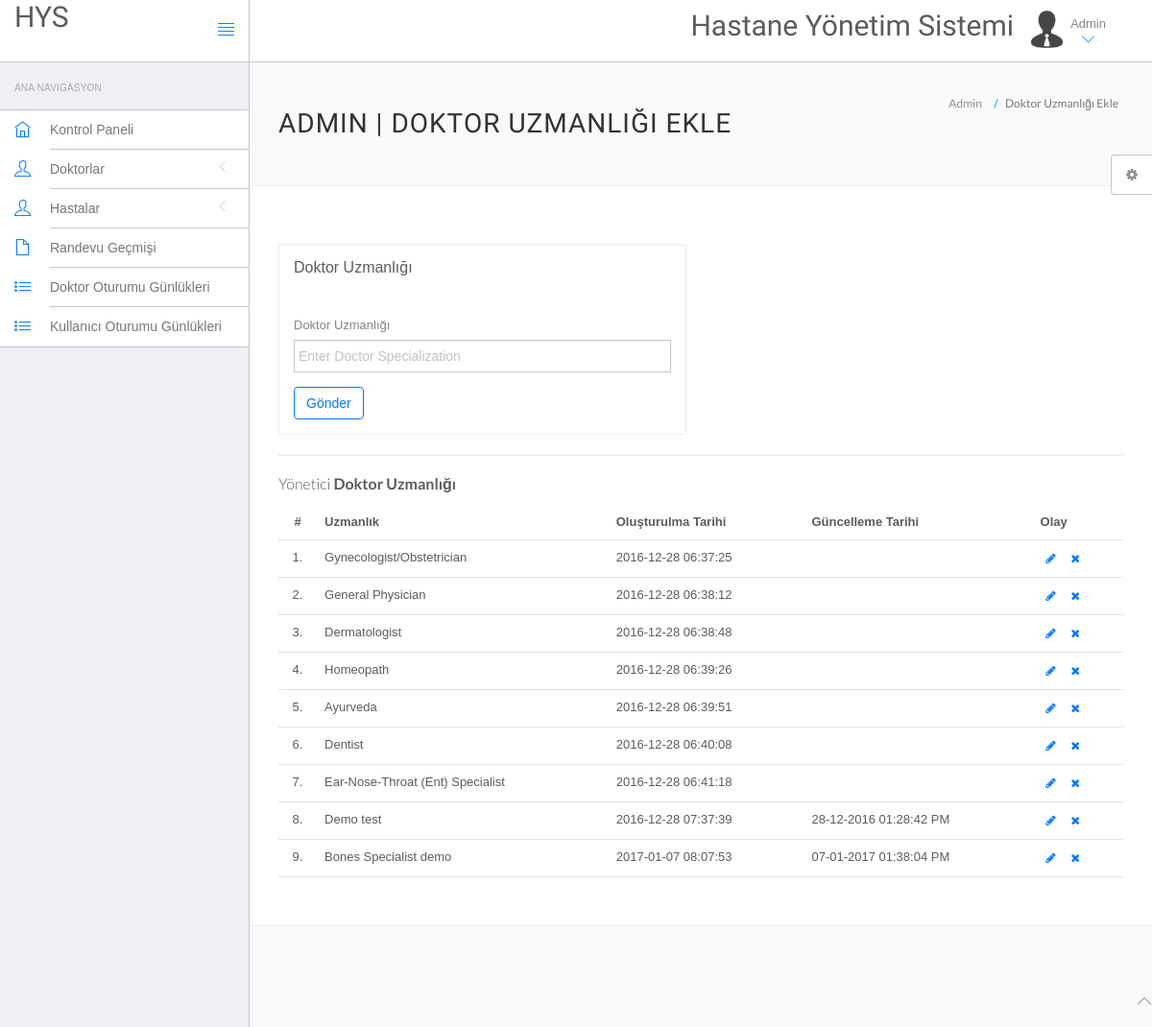
The app's page /hms/admin/doctor-specilization.php (signed in), older data.
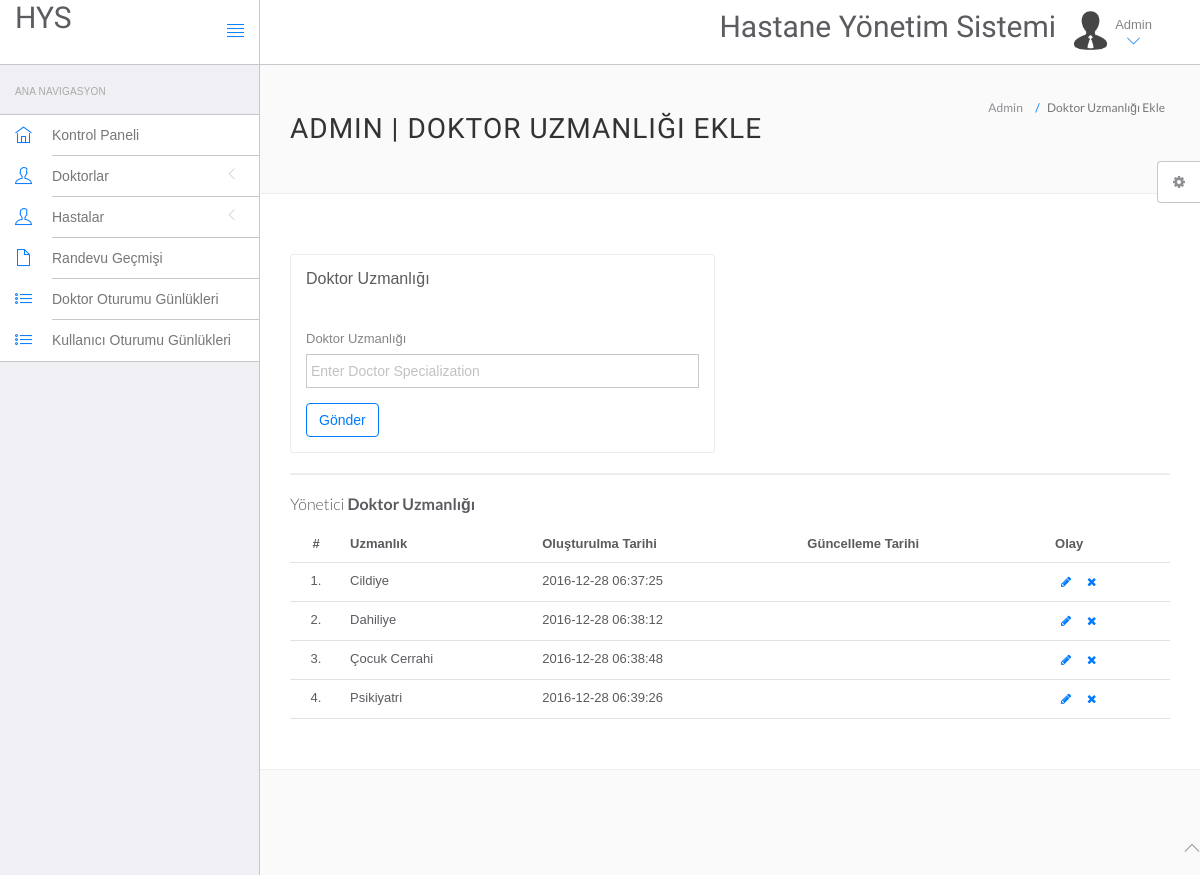
The same page, newer data.
### tables this page shows
CREATE TABLE IF NOT EXISTS `doctorspecilization` (
  `id` int(11) NOT NULL,
  `specilization` varchar(255) NOT NULL,
  `creationDate` timestamp NOT NULL DEFAULT CURRENT_TIMESTAMP,
  `updationDate` varchar(255) NOT NULL
);

### hms/admin/doctor-specilization.php (the view, shortened to what this page needs)
<?php
include('include/config.php');
?>
<!DOCTYPE html>
<html lang="en">
	<head>
		<link rel="stylesheet" href="vendor/bootstrap/css/bootstrap.min.css">
		<link rel="stylesheet" href="vendor/fontawesome/css/font-awesome.min.css">
		<link rel="stylesheet" href="vendor/themify-icons/themify-icons.min.css">
		<link href="vendor/animate.css/animate.min.css" rel="stylesheet" media="screen">
		<link href="vendor/perfect-scrollbar/perfect-scrollbar.min.css" rel="stylesheet" media="screen">
		<link href="vendor/switchery/switchery.min.css" rel="stylesheet" media="screen">
		<link href="vendor/bootstrap-touchspin/jquery.bootstrap-touchspin.min.css" rel="stylesheet" media="screen">
		<link href="vendor/select2/select2.min.css" rel="stylesheet" media="screen">
		<link href="vendor/bootstrap-datepicker/bootstrap-datepicker3.standalone.min.css" rel="stylesheet" media="screen">
		<link href="vendor/bootstrap-timepicker/bootstrap-timepicker.min.css" rel="stylesheet" media="screen">
		<link rel="stylesheet" href="assets/css/styles.css">
		<link rel="stylesheet" href="assets/css/plugins.css">
		<link rel="stylesheet" href="assets/css/themes/theme-1.css" id="skin_color" />
	</head>
	<body>
		<div id="app">
<?php include('include/sidebar.php');?>
			<div class="app-content">
						<?php include('include/header.php');?>
				<div class="main-content" >
					<div class="wrap-content container" id="container">
						<section id="page-title">
							<div class="row">
								<div class="col-sm-8">
									<h1 class="mainTitle">Admin | Doktor Uzmanlığı Ekle</h1>
																	</div>
								<ol class="breadcrumb">
									<li>
										<span>Admin</span>
									</li>
									<li class="active">
										<span>Doktor Uzmanlığı Ekle</span>
									</li>
								</ol>
							</div>
						</section>
						<div class="container-fluid container-fullw bg-white">
							<div class="row">
								<div class="col-md-12">
									<div class="row margin-top-30">
										<div class="col-lg-6 col-md-12">
											<div class="panel panel-white">
												<div class="panel-heading">
													<h5 class="panel-title">Doktor Uzmanlığı</h5>
												</div>
												<div class="panel-body">
													<form role="form" name="dcotorspcl" method="post" >
														<div class="form-group">
															<label for="exampleInputEmail1">
																Doktor Uzmanlığı
															</label>
							<input type="text" name="doctorspecilization" class="form-control"  placeholder="Enter Doctor Specialization">
														</div>
														<button type="submit" name="submit" class="btn btn-o btn-primary">
															Gönder
														</button>
													</form>
												</div>
											</div>
										</div>
											</div>
										</div>
									<div class="col-lg-12 col-md-12">
											<div class="panel panel-white">
											</div>
										</div>
									</div>
									<div class="row">
								<div class="col-md-12">
									<h5 class="over-title margin-bottom-15">Yönetici <span class="text-bold">Doktor Uzmanlığı</span></h5>
									<table class="table table-hover" id="sample-table-1">
										<thead>
											<tr>
												<th class="center">#</th>
												<th>Uzmanlık</th>
												<th class="hidden-xs">Oluşturulma Tarihi</th>
												<th>Güncelleme Tarihi</th>
												<th>Olay</th>
											</tr>
										</thead>
										<tbody>
<?php
$sql=mysqli_query($con,"select * from doctorSpecilization");
$cnt=1;
while($row=mysqli_fetch_array($sql))
{
?>
											<tr>
												<td class="center"><?php echo $cnt;?>.</td>
												<td class="hidden-xs"><?php echo $row['specilization'];?></td>
												<td><?php echo $row['creationDate'];?></td>
												<td><?php echo $row['updationDate'];?>
												</td>
												<td >
												<div class="visible-md visible-lg hidden-sm hidden-xs">
							<a href="edit-doctor-specialization.php?id=<?php echo $row['id'];?>" class="btn btn-transparent btn-xs" tooltip-placement="top" tooltip="Edit"><i class="fa fa-pencil"></i></a>
	<a href="doctor-specilization.php?id=<?php echo $row['id']?>&del=delete" onClick="return confirm('Are you sure you want to delete?')"class="btn btn-transparent btn-xs tooltips" tooltip-placement="top" tooltip="Remove"><i class="fa fa-times fa fa-white"></i></a>
												</div>
												</td>
											</tr>
											<?php
$cnt=$cnt+1;
											 }?>
										</tbody>
									</table>
								</div>
							</div>
								</div>
							</div>
						</div>
					</div>
				</div>
	<?php include('include/footer.php');?>
	<?php include('include/setting.php');?>
	</body>
</html>

### hms/admin/include/sidebar.php (shortened to what this page needs)
<div class="sidebar app-aside" id="sidebar">
				<div class="sidebar-container perfect-scrollbar">
<nav>
						<div class="navbar-title">
							<span>Ana Navigasyon</span>
						</div>
						<ul class="main-navigation-menu">
							<li>
								<a href="dashboard.php">
									<div class="item-content">
										<div class="item-media">
											<i class="ti-home"></i>
										</div>
										<div class="item-inner">
											<span class="title"> Kontrol Paneli </span>
										</div>
									</div>
								</a>
							</li>
							<li>
								<a href="javascript:void(0)">
									<div class="item-content">
										<div class="item-media">
											<i class="ti-user"></i>
										</div>
										<div class="item-inner">
											<span class="title"> Doktorlar </span><i class="icon-arrow"></i>
										</div>
									</div>
								</a>
								</li>
				<li>
								<a href="javascript:void(0)">
									<div class="item-content">
										<div class="item-media">
											<i class="ti-user"></i>
										</div>
										<div class="item-inner">
											<span class="title"> Hastalar </span><i class="icon-arrow"></i>
										</div>
									</div>
								</a>
								</li>
<li>
								<a href="appointment-history.php">
									<div class="item-content">
										<div class="item-media">
											<i class="ti-file"></i>
										</div>
										<div class="item-inner">
											<span class="title"> Randevu Geçmişi </span>
										</div>
									</div>
								</a>
							</li>
	<li>
								<a href="doctor-logs.php">
									<div class="item-content">
										<div class="item-media">
											<i class="ti-list"></i>
										</div>
										<div class="item-inner">
											<span class="title"> Doktor Oturumu Günlükleri </span>
										</div>
									</div>
								</a>
							</li>
							<li>
								<a href="user-logs.php">
									<div class="item-content">
										<div class="item-media">
											<i class="ti-list"></i>
										</div>
										<div class="item-inner">
											<span class="title"> Kullanıcı Oturumu Günlükleri </span>
										</div>
									</div>
								</a>
							</li>
						</ul>
					</nav>
					</div>
			</div>

### hms/admin/include/header.php (shortened to what this page needs)
<header class="navbar navbar-default navbar-static-top">
					<div class="navbar-header">
						<a class="navbar-brand" href="#">
							<h2 style="padding-top:2% ">HYS</h2>
						</a>
						<a href="#" class="sidebar-toggler pull-right visible-md visible-lg" data-toggle-class="app-sidebar-closed" data-toggle-target="#app">
							<i class="ti-align-justify"></i>
						</a>
					</div>
					<div class="navbar-collapse collapse">
						<ul class="nav navbar-right">
								<li  style="padding-top:2% ">
								<h2>Hastane Yönetim Sistemi</h2>
							</li>
							<li class="dropdown current-user">
								<a href class="dropdown-toggle" data-toggle="dropdown">
									<img src="assets/images/avatar-1.jpg" alt="Peter"> <span class="username">
			Admin
									<i class="ti-angle-down"></i></i></span>
								</a>
							</li>
						</ul>
					</div>
				</header>

### hms/admin/include/footer.php
<footer>
				<div class="footer-inner">
					<div class="pull-left">
						&copy; <span class="current-year"></span><span class="text-bold text-uppercase"> HMS</span>. <span>All rights reserved</span>
					</div>
					<div class="pull-right">
						<span class="go-top"><i class="ti-angle-up"></i></span>
					</div>
				</div>
			</footer>

### hms/admin/include/setting.php (shortened to what this page needs)
<div class="settings panel panel-default hidden-xs hidden-sm" id="settings">
				<button ct-toggle="toggle" data-toggle-class="active" data-toggle-target="#settings" class="btn btn-default">
					<i class="fa fa-spin fa-gear"></i>
				</button>
			</div>

### hms/admin/assets/css/plugins.css (style rules this page uses)
.perfect-scrollbar { overflow-y: hidden !important; }

### hms/admin/assets/css/themes/theme-1.css (style rules this page uses)
body { background: #FAFAFA; }
header .navbar-header { background: #ffffff !important; border-right-color: #c8c7cc !important; border-bottom-color: #c8c7cc !important; }
header .navbar-header .sidebar-toggler, header .navbar-header .sidebar-mobile-toggler { color: #007aff !important; }
header .navbar-header .navbar-brand { color: #777 !important; }
header .navbar-collapse { background: #ffffff !important; border-bottom-color: #c8c7cc !important; box-shadow: none !important; }
header .navbar-collapse .navbar-right > li > a { color: #777; }
header .navbar-collapse .navbar-right > li > a i { color: #007aff !important; }
#sidebar { background: #EFEFF4 !important; }
#sidebar:before { border-right-width: "1px" !important; border-right-style: solid; border-right-color: #c8c7cc !important; }
#sidebar nav { border-right-width: "1px" !important; border-right-style: solid; border-right-color: #c8c7cc !important; }
#sidebar nav .navbar-title { color: #aaaaaa; }
#sidebar nav > ul { background: #ffffff !important; border-bottom-color: #c8c7cc !important; border-top-color: #c8c7cc !important; }
#sidebar nav > ul > li > a .item-media > i { color: #007aff !important; }
#sidebar nav > ul > li > a .item-inner { color: #777 !important; border-bottom-color: #c8c7cc; }

Row changes from the older to the newer data that the page shows:
removed doctorspecilization: specilization "Ayurveda", creationDate "2016-12-28 06:39:51"
removed doctorspecilization: specilization "Dentist", creationDate "2016-12-28 06:40:08"
removed doctorspecilization: specilization "Ear-Nose-Throat (Ent) Specialist", creationDate "2016-12-28 06:41:18"
removed doctorspecilization: specilization "Demo test", creationDate "2016-12-28 07:37:39", updationDate "28-12-2016 01:28:42 PM"
removed doctorspecilization: specilization "Bones Specialist demo", creationDate "2017-01-07 08:07:53", updationDate "07-01-2017 01:38:04 PM"
changed doctorspecilization: specilization "Gynecologist/Obstetrician" → "Cildiye"
changed doctorspecilization: specilization "General Physician" → "Dahiliye"
changed doctorspecilization: specilization "Dermatologist" → "Çocuk Cerrahi"
changed doctorspecilization: specilization "Homeopath" → "Psikiyatri"
